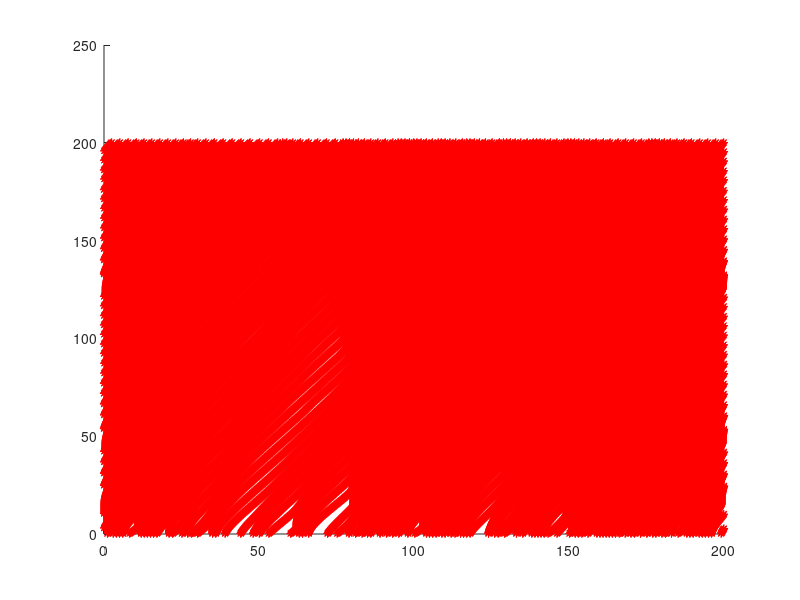
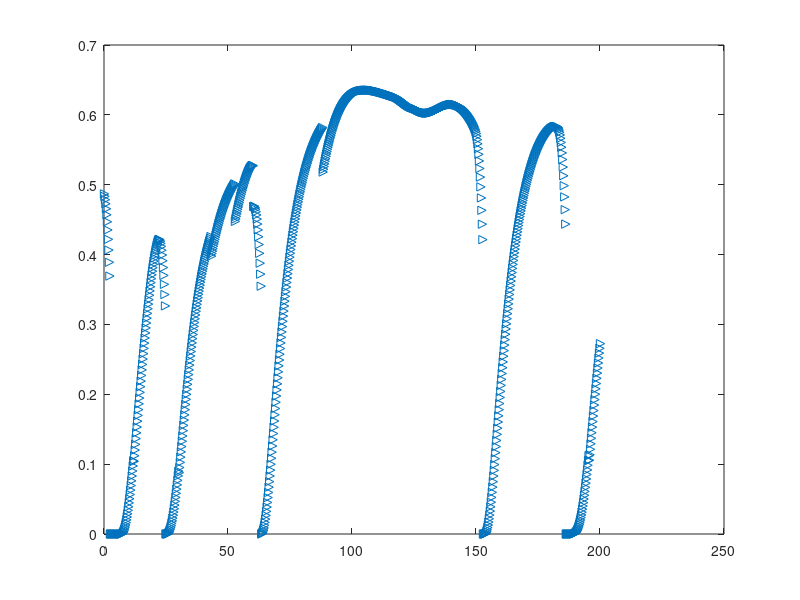

Write the MATLAB code that produced these figures, in order.
%%%%% dv/dt = alpha*V_old + const2*F1*F2
%%%%% alpha is deceleration rate due to friction - can be function of position but here
%%%%% taken to be a constant
%%%%% F1 = V_max - V_old  ensures that once you reach V_max you no longer
%%%%% accelerate 
%%%%% F2 = (dis_h-rt*V_old)./dis_h  hyperbolic function of headway distance
%%%%% if headway distance is larger than rt*V_old you can accelerate
%%%%% else you decelerate

p=100;        %number of cars in the road
alpha=-0.2*ones(1,p);  %constant1 for friction coefficent (vehicle to the road);
const2=0.2;  %constant2 for acceleration de-acceleration co-efficent
rt=0.3;%.3;       %constant3 reaction time of the driver
%V_max=2;     %maximum speed of each vehicle
X=[];        %initializing history array of positions of the cars
L=200;       %road length(length unit) with boundary condition

vel=0;
sim_running_time=200;%running time of the simulation
%monitoring first car speed profile
Speed=[];
fp=(1:1:p);  %fix the focusing point

%x is the array of positions of the p cars at each time: 1 by p array
x=randperm(L);%generating the randperm from 1 to L
x=sort(x(1:p),'ascend');%taking first 20 position as the vehicle position
%length of each vehicle is 1 unit length

Dt=[];%update time interval
dt=0.2;

time=0;%initialize the time unit
V_old=rand(1,p);%intitalizing the older velocity for each vehicle





while (time<sim_running_time)
    
    dis_h=[(diff(x)-1),(L-x(end)+x(1)-1)];%headway distance for each vehicle
    %diff(x)-1 is assuming length of the vehicle is 1
    %dis_h(dis_h<0.0001)=0;
    
    rndm_deceleration=zeros(1,p);%initialize the random deaccelration
    rdm_arr=randperm(p);%randomize the car numbers
    rndm_deceleration(rdm_arr(1,1))=-.6*rand;%pick the first number in rdm_arr and assign the deceleration radomly between 0 to .4
    
    
    a=(alpha+rndm_deceleration).*V_old+const2*((dis_h-rt*V_old)./(dis_h+1));%calculate the acceleration quantity for each vehicle%
    %a(isinf(a))=-1;
    
    a(dis_h<0.0001)=-100;  %stop if you are too close to a car
    
    V_new=V_old+a*dt;%updating the speed for each vehicle
    V_new(V_new<0)=0;  %because velocity cannot be negative
    %Dt=[Dt,dt];
    x=x+V_new*dt;%updating the position for each vehicle in the road
    
    vel=vel+sum(V_new*dt);
    
    Speed=[Speed,V_new(fp==1)];%noting the particular speed of the vehicle
    
    
    
    x(x>L)=x(x>L)-(L);
        [x,ind]=sort(x,'ascend');
        V_new=V_new(ind);
        
        fp=fp(ind);
        
        
        
        
        
    time=time+dt;%updating the time
    V_old=V_new;
  X=[X ; x];
  
end

figure;for i=1:length(Speed)
hold on;plot(X(i,:),dt*i*ones(1,p),'* r');end


figure;plot(dt*(1:length(Speed)),Speed,'>')
